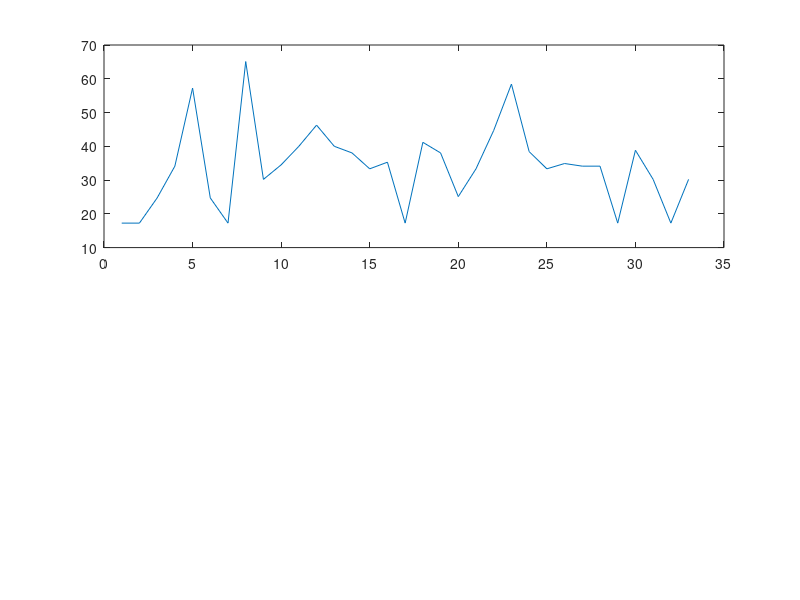

The MATLAB source for this figure:
#!/usr/bin/octave-cli -q

data = dlmread("logfile1.txt", ",", 0, 0);

throttle_position = transpose(data(:, 4))

#maf_rate = data(:, 5)

#intake_air_temp = data(:, 6)

#timing_advance = data(:, 7)

#speed = data(:, 8)

#rpm = data(:, 9)

#intake_manifold_pressure = data(:, 10)

#long_term_fuel_trim = data(:, 11)

#short_term_fuel_trim = data(:, 12)

#engine_coolant_temp = data(:, 13)

#calculated_engine_load = data(:, 14)

x = 1:1:length(throttle_position)
throttle_position_plot = figure
subplot(2,1,1)
#title("Throttle Position")
#ylabel("Percent")
#xlabel("Index")
plot(x, throttle_position)
#print(throttle_position_plot, "partc.jpg", "-r300")
pause
